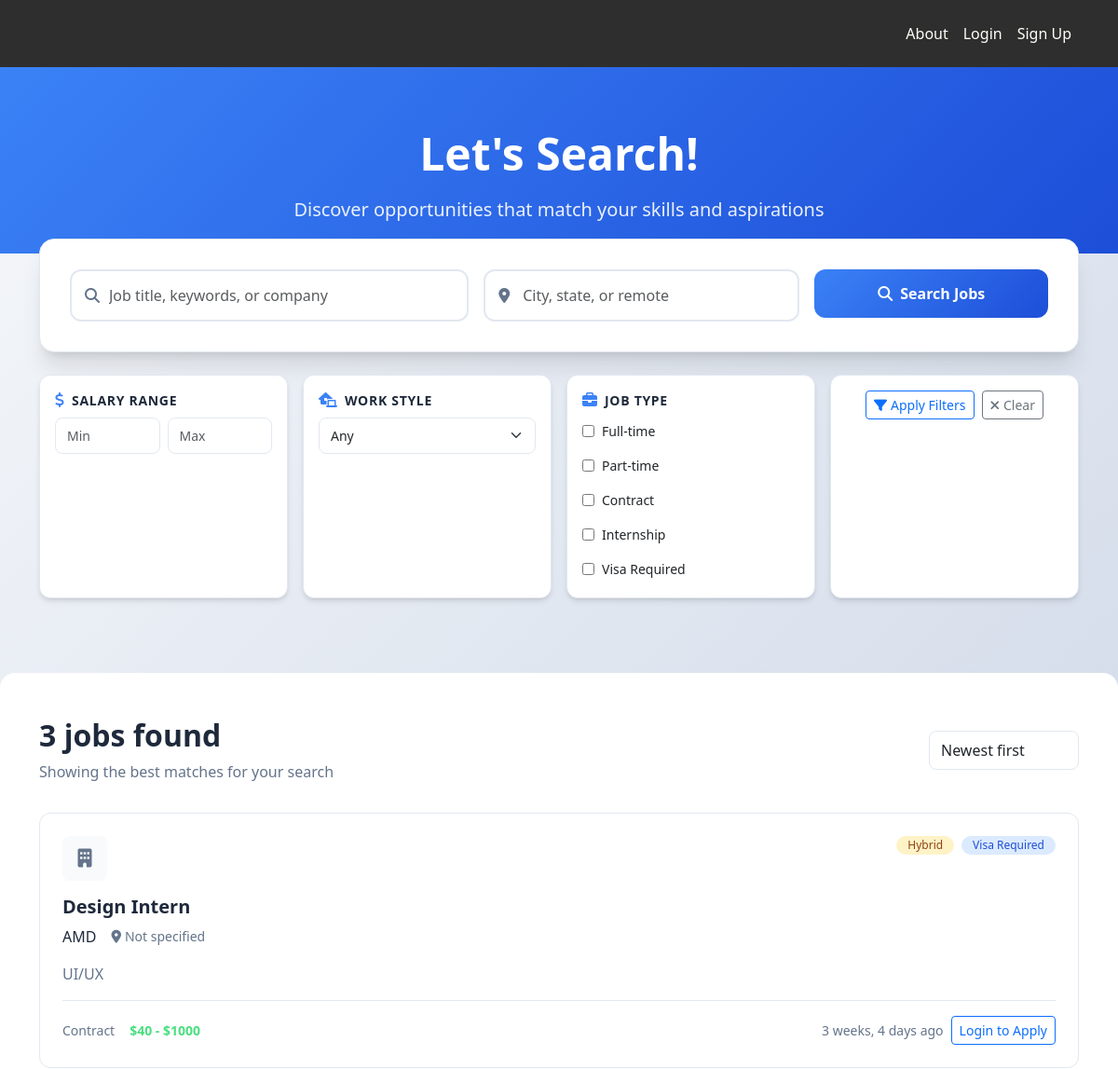
The app's page /jobs/ (upper part), older data.
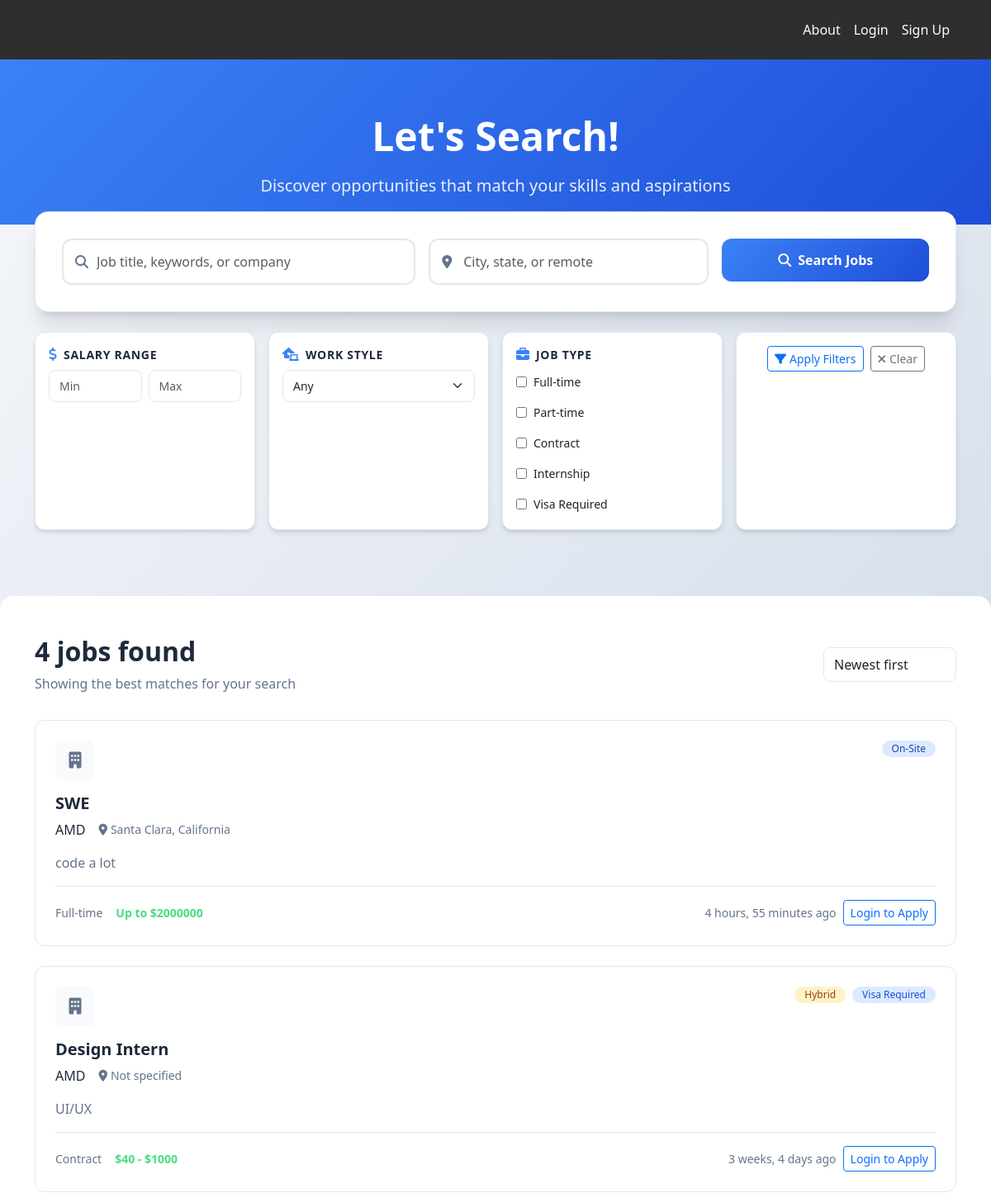
The same page, newer data.
### jobs/models.py (models this page shows, shortened)
class Job(models.Model):
    objects = JobManager()
    class Status(models.TextChoices):
        DRAFT = 'draft', 'Draft'
        PUBLISHED = 'published', 'Published'
        CLOSED = 'closed', 'Closed'
    class EmploymentType(models.TextChoices):
        FULL_TIME = 'full_time', 'Full-time'
        PART_TIME = 'part_time', 'Part-time'
        CONTRACT = 'contract', 'Contract'
        INTERNSHIP = 'internship', 'Internship'
        TEMPORARY = 'temporary', 'Temporary'
        OTHER = 'other', 'Other'
    class WorkMode(models.TextChoices):
        REMOTE = 'remote', 'Remote'
        HYBRID = 'hybrid', 'Hybrid'
        ON_SITE = 'on_site', 'On-site'
    company = models.ForeignKey(Company, on_delete=models.PROTECT, related_name='jobs')
    title = models.CharField(max_length=255)
    description = models.TextField()
    employment_type = models.CharField(max_length=20, choices=EmploymentType.choices)
    work_mode = models.CharField(max_length=20, choices=WorkMode.choices)
    visa_required = models.BooleanField(default=False)
    salary_min = models.DecimalField(max_digits=12, decimal_places=2, null=True, blank=True)
    salary_max = models.DecimalField(max_digits=12, decimal_places=2, null=True, blank=True)
    currency = models.CharField(max_length=3, default='USD')
    office_location = models.ForeignKey(OfficeLocation, on_delete=models.SET_NULL, null=True, blank=True)
    status = models.CharField(max_length=12, choices=Status.choices, default=Status.DRAFT)
    slug = models.SlugField(max_length=300, unique=True, blank=True)
    posted_by = models.ForeignKey(settings.AUTH_USER_MODEL, on_delete=models.PROTECT, related_name='posted_jobs')
    published_at = models.DateTimeField(null=True, blank=True)
    unpublished_at = models.DateTimeField(null=True, blank=True)
    created_at = models.DateTimeField(auto_now_add=True)
    updated_at = models.DateTimeField(auto_now=True)

### companies/models.py (models this page shows, shortened)
class Company(models.Model):
    name = models.CharField(max_length=255, unique=True)
    website = models.URLField(blank=True)
    description = models.TextField(blank=True)

class OfficeLocation(models.Model):
    company = models.ForeignKey(Company, on_delete=models.CASCADE, related_name='office_locations')
    address = models.CharField(max_length=512)
    city = models.CharField(max_length=100, blank=True)
    state = models.CharField(max_length=100, blank=True)
    country = models.CharField(max_length=100, blank=True)
    latitude = models.FloatField(null=True, blank=True)
    longitude = models.FloatField(null=True, blank=True)

### jobs/views.py (the view, shortened to what this page needs)
# urls.py: path('', views.JobSearchView.as_view(), name='public_list'),
class JobSearchView(ListView):
    model = Job
    template_name = 'jobs/public_list.html'
    context_object_name = 'jobs'
    paginate_by = 20
    def get_queryset(self):
        queryset = Job.objects.filter(status=Job.Status.PUBLISHED).select_related('company', 'office_location').order_by('-published_at', '-updated_at')
        form = JobSearchForm(self.request.GET)
        if form.is_valid():
            cleaned_data = form.cleaned_data
            if cleaned_data.get('salary_min'):
                queryset = queryset.filter(
                    Q(salary_max__gte=cleaned_data['salary_min']) |
                    Q(salary_max__isnull=True)
                )
            if cleaned_data.get('salary_max'):
                queryset = queryset.filter(
                    Q(salary_min__lte=cleaned_data['salary_max']) |
                    Q(salary_min__isnull=True)
                )
            if cleaned_data.get('work_mode'):
                queryset = queryset.filter(work_mode=cleaned_data['work_mode'])
            if cleaned_data.get('employment_type'):
                queryset = queryset.filter(employment_type__in=cleaned_data['employment_type'])
            if cleaned_data.get('visa_required'):
                queryset = queryset.filter(visa_required=True)
        return queryset
    def get_context_data(self, **kwargs):
        context = super().get_context_data(**kwargs)
        form = JobSearchForm(self.request.GET)
        context['form'] = form
        context['total_jobs'] = self.get_queryset().count()
        if self.request.user.is_authenticated:
            user_applications = Application.objects.filter(
                applicant=self.request.user
            ).values_list('job_id', flat=True)
            context['user_applications'] = list(user_applications)
        else:
            context['user_applications'] = []
        if form.is_valid():
            active_filters = {}
            for field_name, value in form.cleaned_data.items():
                if value:
                    if field_name == 'employment_type' and isinstance(value, list):
                        active_filters[field_name] = ', '.join(value)
                    elif field_name in ['salary_min', 'salary_max'] and value:
                        active_filters[field_name] = f"${value:,.0f}"
                    elif value not in [None, '', [], False]:
                        active_filters[field_name] = str(value)
            context['active_filters'] = active_filters
        return context

### jobs/manager.py (called while the page is built)
    def get_queryset(self):
        return JobQuerySet(self.model, using=self._db)

### jobs/templates/jobs/public_list.html (shortened to what the changed rows need)
{% extends 'base.html' %}
{% load static %}
{% load job_extras %}
{% block extra_css %}
<link rel="stylesheet" href="{% static '/jobs/css/public_list.css' %}">
{% endblock %}
{% block content %}
<div class="modern-job-search">
    <div class="hero-section">
        <div class="container">
            <div class="hero-content">
                <h1 class="hero-title">Let's Search!</h1>
            </div>
        </div>
    </div>
    <div class="results-section">
        <div class="container">
            <div class="results-header">
                <div class="results-info">
                    <h2 class="results-title">
                        {% if total_jobs %}
                            {{ total_jobs }} job{{ total_jobs|pluralize }} found
                        {% else %}
                            Browse Jobs
                        {% endif %}
                    </h2>
                    {% if total_jobs %}
                    <p class="results-subtitle">Showing the best matches for your search</p>
                    {% endif %}
                </div>
            </div>
            <div class="jobs-grid">
                {% for job in jobs %}
                <article class="job-card modern">
                    <div class="job-card-header">
                        <div class="company-logo">
                            <i class="fas fa-building"></i>
                        </div>
                        <div class="job-meta">
                            <div class="job-badges">
                                <span class="badge work-badge work-{{ job.work_mode }}">
                                    {{ job.get_work_mode_display|title }}
                                </span>
                                {% if job.visa_required %}
                                <span class="badge visa-badge">Visa Required</span>
                                {% endif %}
                            </div>
                        </div>
                    </div>
                    <div class="job-card-body">
                        <h3 class="job-title">
                            <a href="{% url 'jobs:public_detail' job.pk job.slug %}">{{ job.title }}</a>
                        </h3>
                        <div class="company-info">
                            <span class="company-name">{{ job.company.name }}</span>
                            <span class="job-location">
                                <i class="fas fa-map-marker-alt"></i>
                                {% if job.office_location %}
                                    {{ job.office_location.city }}{% if job.office_location.state %}, {{ job.office_location.state }}{% endif %}
                                {% else %}
                                    {% if job.work_mode == 'remote' %}Remote{% else %}Not specified{% endif %}
                                {% endif %}
                            </span>
                        </div>
                        {% if job.description %}
                        <p class="job-description">{{ job.description|truncatewords:20 }}</p>
                        {% endif %}
                    </div>
                    <div class="job-card-footer">
                        <div class="job-details">
                            <div class="employment-type">
                                {{ job.get_employment_type_display }}
                            </div>
                            {% if job.salary_min or job.salary_max %}
                            <div class="salary-info">
                                {% if job.salary_min and job.salary_max %}
                                    ${{ job.salary_min|floatformat:0 }} - ${{ job.salary_max|floatformat:0 }}
                                {% elif job.salary_min %}
                                    ${{ job.salary_min|floatformat:0 }}+
                                {% elif job.salary_max %}
                                    Up to ${{ job.salary_max|floatformat:0 }}
                                {% endif %}
                            </div>
                            {% endif %}
                        </div>
                        <div class="d-flex align-items-center gap-2">
                            <div class="posted-time">
                                {% if job.published_at %}
                                    {{ job.published_at|timesince }} ago
                                {% else %}
                                    {{ job.created_at|timesince }} ago
                                {% endif %}
                            </div>
                            {% if user.is_authenticated %}
                                {% if job.pk in user_applications %}
                                    <span class="badge bg-success">Applied</span>
                                {% else %}
                                    <a href="{% url 'jobs:apply' job.pk %}" class="btn btn-primary btn-sm">
                                        <i class="fas fa-paper-plane me-1"></i>Apply
                                    </a>
                                {% endif %}
                            {% else %}
                                <a href="{% url 'accounts:login' %}?next={% url 'jobs:public_list' %}" class="btn btn-outline-primary btn-sm">
                                    Login to Apply
                                </a>
                            {% endif %}
                        </div>
                    </div>
                </article>
                {% endfor %}
            </div>
        </div>
    </div>
</div>
{% endblock content %}

Row changes from the older to the newer data that the page shows:
added Job: work_mode "On-Site", title "SWE", company.name "AMD", office_location.city "Santa Clara", office_location.state "California", description "code a lot", employment_type "Full-time", salary_max "2000000", published_at "4 hours, 55 minutes"
Text that changed along with them:
{{ total_jobs }}: "3" → "4"
